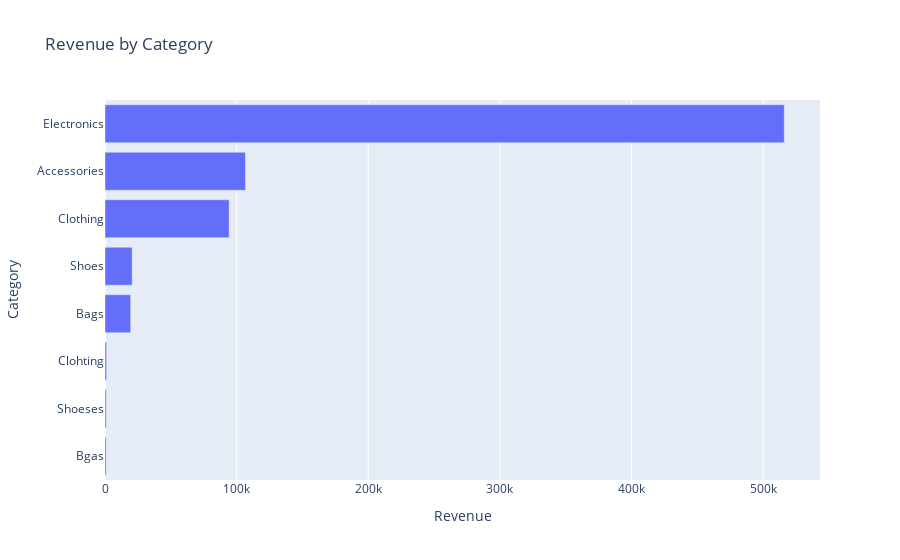

Notebook code cell kept with this figure:
### Code cell
# Create a horizontal bar chart
fig = go.Figure(go.Bar(
    x=category_revenue.values,
    y=category_revenue.index,
    orientation='h'
))

# Set the chart title and axis labels
fig.update_layout(
    title='Revenue by Category',
    xaxis_title='Revenue',
    yaxis_title='Category'
)

# Show the chart
fig.show()

### Figure 1 — Plotly figure (JSON) as saved in the notebook; plotly's stock layout.template omitted (floating-point values rounded to 4 significant figures)
{"data": [{"orientation": "h", "type": "bar", "x": [900, 960, 1200, 19500, 20640, 94350, 106700, 516080], "y": ["Bgas", "Shoeses", "Clohting", "Bags", "Shoes", "Clothing", "Accessories", "Electronics"]}], "layout": {"title": {"text": "Revenue by Category"}, "xaxis": {"title": {"text": "Revenue"}}, "yaxis": {"title": {"text": "Category"}}}}
